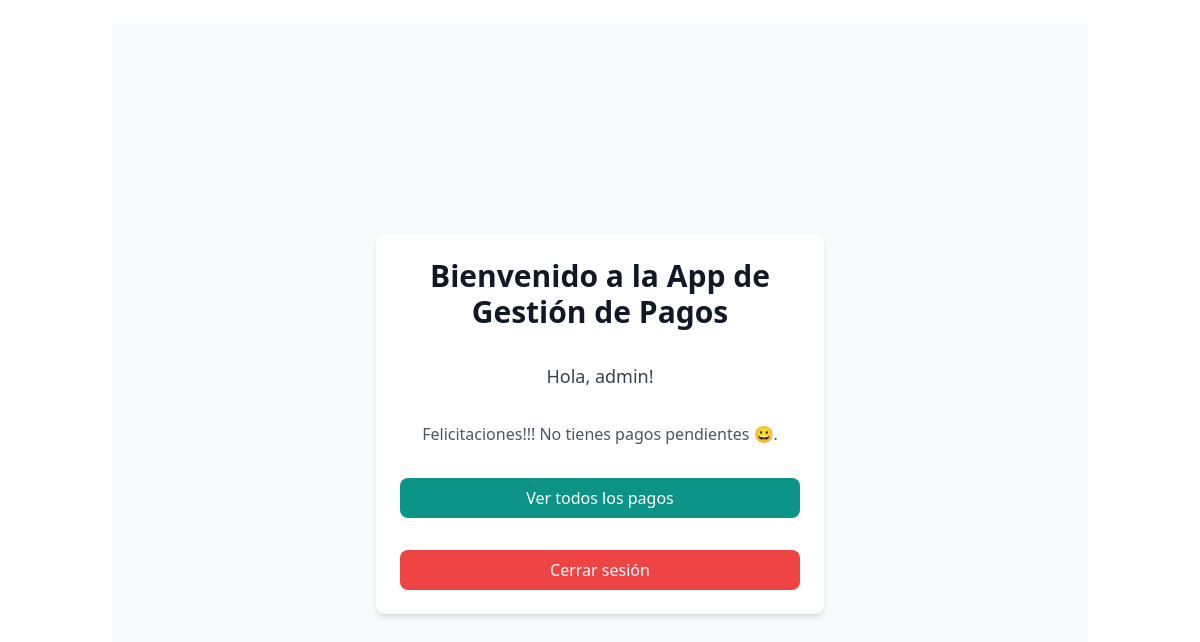
Page / (signed in) on the earlier database version.
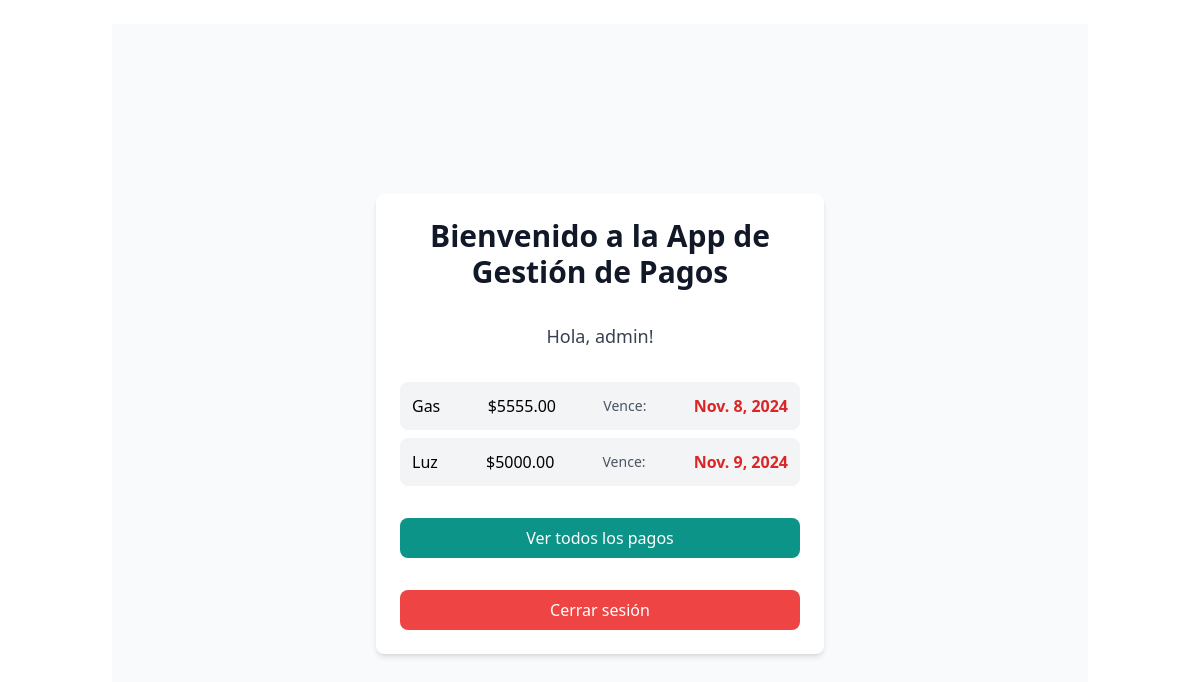
Same page on the later database version.
### core/models.py (models this page shows, shortened)
class Payment(models.Model):
    boleta = models.ForeignKey(Boleta, on_delete=models.CASCADE)
    user = models.ForeignKey(User, on_delete=models.CASCADE)
    amount = models.DecimalField(max_digits=10, decimal_places=2)
    payment_due = models.DateField(null=True, blank=True)
    payment_day = models.DateField(null=True, blank=True)
    payed = models.BooleanField(default=False)

class Boleta(models.Model):
    name = models.CharField(max_length=100)
    class Meta:
        ordering = ['name']
        verbose_name_plural = 'Boletas'
    def __str__(self):
        return self.name

### core/views.py (the view)
# urls.py: path('', views.home, name='home'),
def home(request):
    payments = (
        Payment.objects.filter(user=request.user, payed=False)
        if request.user.is_authenticated
        else None
    )
    return render(request, 'core/index.html', {'payments': payments})

### core/templates/core/index.html (shortened to what this page needs)
{% extends 'core/base.html' %}
{% block content %}
    <div class="min-h-screen bg-gray-50 flex items-center justify-center py-12 px-4 sm:px-6 lg:px-8">
        <div class="max-w-md w-full space-y-8 bg-white p-6 rounded-lg shadow-md">
            <h1 class="text-3xl font-extrabold text-center text-gray-900 mb-6">
                Bienvenido a la App de Gestión de Pagos</h1>
    {% if user.is_authenticated %}
        <p class="text-lg text-center text-gray-700 mb-4">Hola, {{ user.username }}!</p>
        <ul class="space-y-2">
            {% for pago in payments %}
                <li class="bg-gray-100 p-3 rounded-lg flex flex-col  lg:flex-row justify-between items-center">
                    <span class="font-medium">{{ pago.boleta }}</span>${{ pago.amount }} <span class="text-sm text-gray-600">Vence: </span><span class="font-semibold text-red-600">{{ pago.payment_due }}</span>
                </li>
            {% empty %}
                <li class="text-gray-600 text-center">Felicitaciones!!! No tienes pagos pendientes 😀.</li>
            {% endfor %}
        </ul>
        <a href="{% url 'core:payment_list' %}" class="w-full inline-block px-4 py-2 text-center text-white bg-teal-600 rounded-lg hover:bg-teal-700">
            Ver todos los pagos
        </a>
        <form method="POST" action="{% url 'core:logout' %}"  class="mt-4">
            <button type="submit" class="w-full px-4 py-2 bg-red-500 text-white rounded-lg hover:bg-red-600">
                Cerrar sesión
            </button>
        </form>
{% endif %}
{% endblock  %}

Differences in the rows shown:
now on this page (row edited): Payment: boleta "Gas", amount "5555.00", payment_due "Nov. 8, 2024"
now on this page (row edited): Payment: boleta "Luz", amount "5000.00", payment_due "Nov. 9, 2024"
Other differences:
text no longer shown: "Felicitaciones!!! No tienes pagos pendientes 😀."
